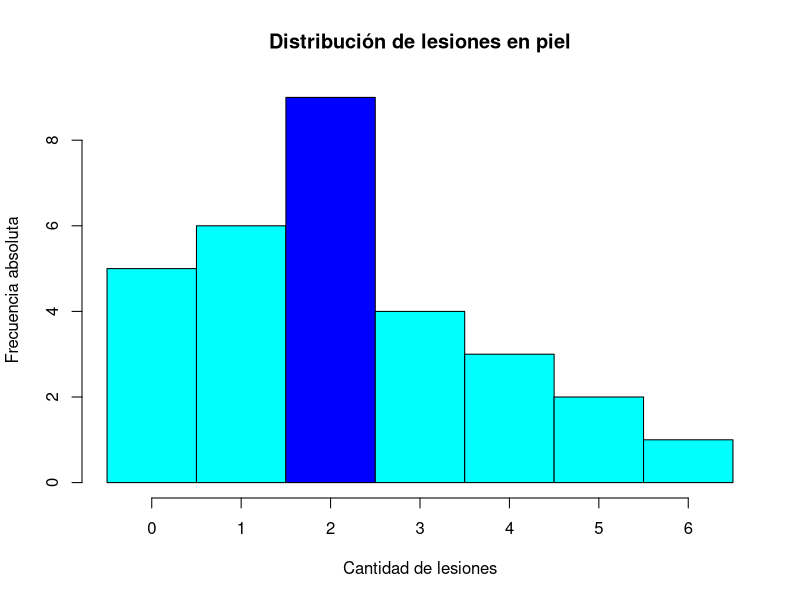
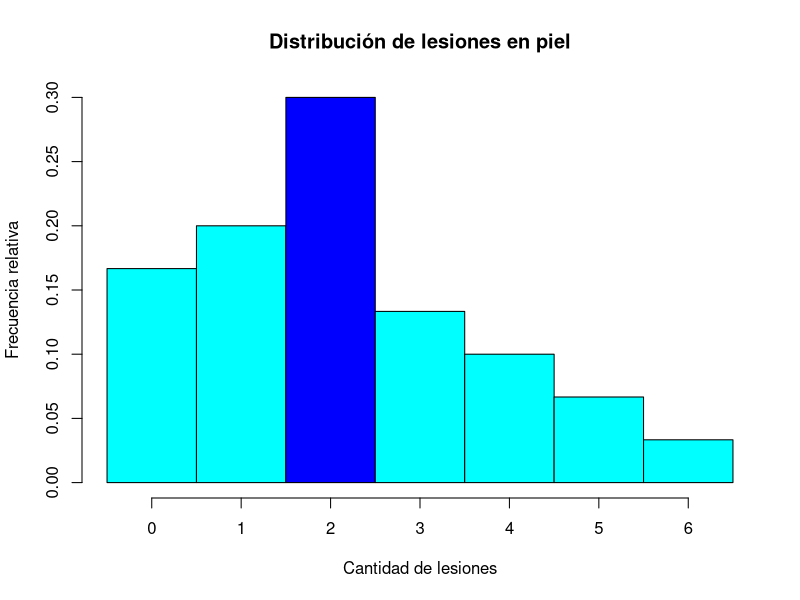
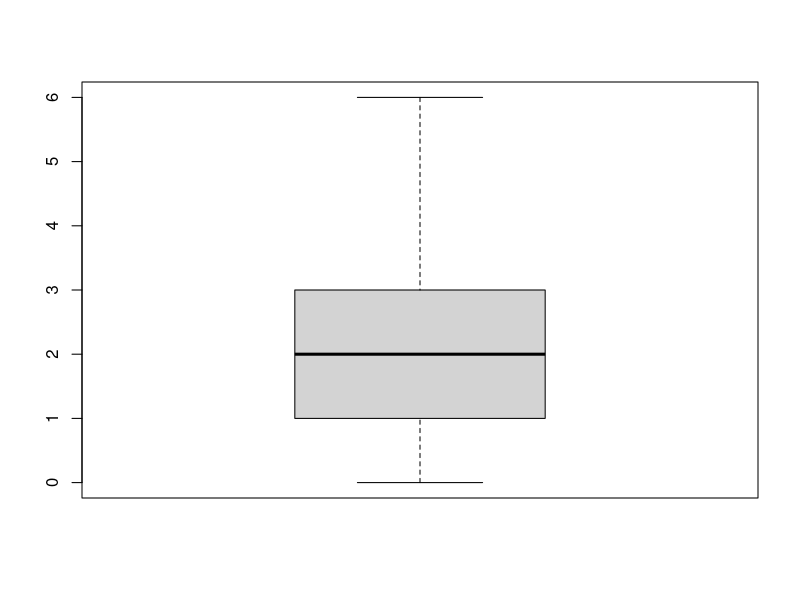

Generate these figures, in order, with R:
## número de lesiones en la piel de una muestra de 30 manzanas

data <- c(0,0,0,0,0,1,1,1,1,1,1,2,2,2,2,2,2,2,2,2,3,3,3,3,4,4,4,5,5,6)

# b) tabla de distribución de frecuencias

FreqAbs <- table(data)
FreqRel <- round(FreqAbs/length(data),3)

# c) representación gráfico f2, h1%,
breaks=seq(11.5,15.5,by=1)
colors = c("cyan","cyan","blue","cyan","cyan","cyan","cyan")
hist(data,plot=TRUE, breaks = -0.5:6.5, right=FALSE, main = "Distribución de lesiones en piel", 
	xlab = "Cantidad de lesiones", ylab = "Frecuencia absoluta", col=colors, freq=TRUE)
 
hist(data,plot=TRUE, breaks = -0.5:6.5, right=FALSE, main = "Distribución de lesiones en piel", xlab = "Cantidad de lesiones", ylab = "Frecuencia relativa", col=colors, freq=FALSE)


# d) número medio de golpes por manzana
mean(data)

# e) mediana y la moda
median(data)

getmode <- function(v) {
  uniqv <- unique(v)
  uniqv[which.max(tabulate(match(v, uniqv)))]
}
getmode(data)

# f) rango, varianza, desvío estándar muestral y coeficiente de variación
diff(range(data))

var(data)

sd(data)

cv <- sd(data) / mean(data) * 100

# h) diagrama de cajas

boxplot(data)

# i) media y desvío estándar de variable transformada y = (x − m̅ean(x))

y <- data - mean(data)

mean(y)
sd(y)

# j) media y desvío estándar z = y/sd(y)

z <- y / sd(y)

mean(z)
sd(z)
